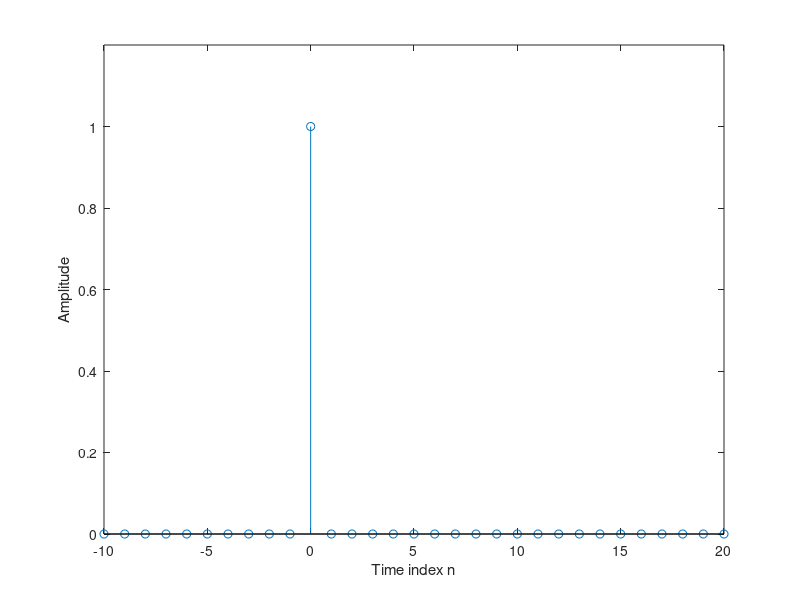

Write the MATLAB code that produced this figure.
% program for generation and ploting a unit sample sequence
clf;
%above command is used commonly to clear function
%generate a vector from -10 to 20
n = -10:20;
%generate the unit sample sequence
u = [zeros(1,10) 1 zeros(1,20)];
%plot the sequences
stem (n,u);
%stem command runs with vector and values of vector
xlabel('Time index n'); ylabel('Amplitude');
axis([-10 20 0 1.2]);
%the first two value is for x range
%the next two values if for y range
